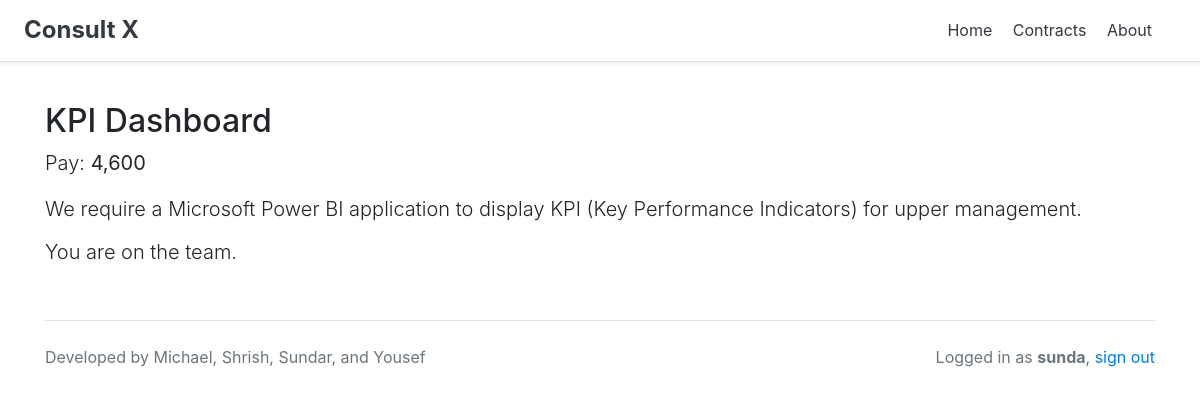
Page /contracts/view_contract/7 (signed in) on the committed database.
### contracts/models.py (models this page shows, shortened)
class Contract(models.Model):
    title = models.CharField(max_length=128)
    summary = models.TextField(blank=True)
    salary = models.CharField(max_length=128)
    skills = models.ManyToManyField(Skill, blank=True)
    jobTags = models.ForeignKey(JobTag, on_delete=models.CASCADE, blank=True, null=True)
    client = models.ForeignKey(Client, on_delete=models.CASCADE, blank=True, null=True)
    applicants = models.ManyToManyField(Consultant, blank=True, related_name="applicants")
    team = models.ManyToManyField(Consultant, blank=True, related_name="team")
    status = models.CharField(max_length=64, choices=ch_status)

### contracts/views.py (the view)
# urls.py: url(r'^view_contract/(?P<id>\d+)$', view_contract, name='view_contract'),
def view_contract(request, id):
    contract = get_object_or_404(Contract, pk=id)
    profile, ref = get_profile(request)
    status = 0
    if contract.status == "Closed":
        status = 1
    context = {
        'contract': contract,
        'msg': '',
        'ref': ref,
        'status': status
    }
    if ref == 0:
        if profile in contract.team.all():
            context['msg'] = 'You are on the team.'
        elif profile in contract.applicants.all():
            context['msg'] = 'You have already applied to this position.'
        else:
            context['msg'] = 1
    else:
        context['applicants'] = contract.applicants.all()
        context['team'] = contract.team.all()
    return render(request, 'view_contract.html', context=context)

### contracts/views.py (called while the page is built)
def get_profile(request):
    profile, ref, status = get_profile_status(request)
    return profile, ref

def get_profile_status(request):
    status = False
    for i in range(len(prof_type)):
        query = prof_type[i].objects.filter(user=request.user)
        if len(query) != 0:
            if query[0].first_name != "":
                status = True
            return query[0], i, status
    return None, 0, status

### contracts/templates/view_contract.html (shortened to what this page needs)
{% extends 'base.html' %}
{% block body %}
<h2>{{ contract.title }}</h2>
<p class="lead">Pay: <b>{{ contract.salary }}</b></p>
<span class="lead">
    <p>{{ contract.summary }}</p>
</span>
{% if msg == 1 %}
    <a href="{% url 'apply' contract.pk %}" class="btn btn-primary">Apply</a>
{% else %}
    <h4 class="lead">{{ msg }}</h4>
{% endif %}
<br>
{% endblock %}

### login/templates/base.html (shortened to what this page needs)
<!doctype html>
<html lang="en">
    <head>
        {% load static %} <! CSS --->
        <link rel="stylesheet" href="https://stackpath.bootstrapcdn.com/bootstrap/4.3.1/css/bootstrap.min.css">
    </head>
    <body>
        <div class="d-flex flex-column flex-md-row align-items-center p-3 px-md-4 mb-3 bg-white border-bottom shadow-sm">
            <h4 class="my-0 mr-md-auto font-weight-normal"><a href="/index"><font color="#343a40"><b>Consult X</b></font></a></h4>
            <nav class="my-2 my-md-0 mr-md-3">
                <a class="p-2 text-dark" href="/index">Home</a>
                <a class="p-2 text-dark" href="/contracts">Contracts</a>
                <a class="p-2 text-dark" href="/about">About</a>
            </nav>
        </div>
        <div class="container">
            <br>
            {% block body %}
            {% endblock %}
            <br>
            <footer class="border-top"><br>
                <p class="float-right text-muted">
                    {% if user.get_username|length != 0 %}
                        Logged in as <b>{{ user.get_username }}</b>, <a href="/signout">sign out</a>
                    {% endif %}
                </p>
                <p class="text-muted">
                    Developed by Michael, Shrish, Sundar, and Yousef
                </p>
            </footer>
        </div>
    </body>
</html>

### rows in the picture
Contract: title "KPI Dashboard", salary "4,600", summary "We require a Microsoft Power BI application to display KPI (Key Performance Indicators) for upper management."

### other values in the picture
{{ msg }} "You are on the team."
{{ user.get_username }} "sunda"
